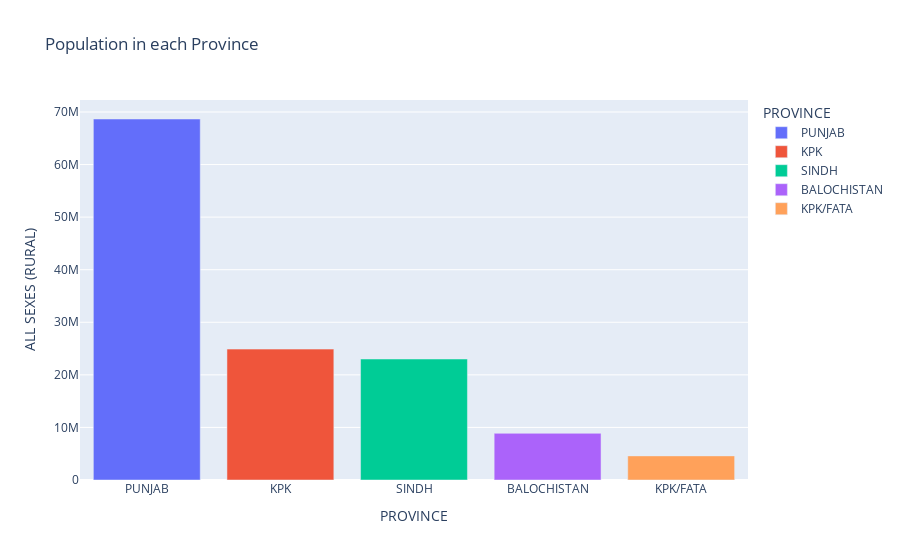

The cell this chart's notebook holds for it:
### Code cell
fig = px.bar(all_sexes_rural, x=all_sexes_rural.index, y='ALL SEXES (RURAL)', title="Population in each Province", color=all_sexes_rural.index)
fig.show()

### Figure 1 — Plotly figure (JSON) as saved in the notebook; plotly's stock layout.template omitted (floating-point values rounded to 4 significant figures)
{"data": [{"alignmentgroup": "True", "hovertemplate": "PROVINCE=%{x}<br>ALL SEXES (RURAL)=%{y}<extra></extra>", "legendgroup": "PUNJAB", "marker": {"color": "#636efa", "pattern": {"shape": ""}}, "name": "PUNJAB", "offsetgroup": "PUNJAB", "orientation": "v", "showlegend": true, "textposition": "auto", "type": "bar", "x": ["PUNJAB"], "xaxis": "x", "y": [68662922], "yaxis": "y"}, {"alignmentgroup": "True", "hovertemplate": "PROVINCE=%{x}<br>ALL SEXES (RURAL)=%{y}<extra></extra>", "legendgroup": "KPK", "marker": {"color": "#EF553B", "pattern": {"shape": ""}}, "name": "KPK", "offsetgroup": "KPK", "orientation": "v", "showlegend": true, "textposition": "auto", "type": "bar", "x": ["KPK"], "xaxis": "x", "y": [24892840], "yaxis": "y"}, {"alignmentgroup": "True", "hovertemplate": "PROVINCE=%{x}<br>ALL SEXES (RURAL)=%{y}<extra></extra>", "legendgroup": "SINDH", "marker": {"color": "#00cc96", "pattern": {"shape": ""}}, "name": "SINDH", "offsetgroup": "SINDH", "orientation": "v", "showlegend": true, "textposition": "auto", "type": "bar", "x": ["SINDH"], "xaxis": "x", "y": [23011641], "yaxis": "y"}, {"alignmentgroup": "True", "hovertemplate": "PROVINCE=%{x}<br>ALL SEXES (RURAL)=%{y}<extra></extra>", "legendgroup": "BALOCHISTAN", "marker": {"color": "#ab63fa", "pattern": {"shape": ""}}, "name": "BALOCHISTAN", "offsetgroup": "BALOCHISTAN", "orientation": "v", "showlegend": true, "textposition": "auto", "type": "bar", "x": ["BALOCHISTAN"], "xaxis": "x", "y": [8879634], "yaxis": "y"}, {"alignmentgroup": "True", "hovertemplate": "PROVINCE=%{x}<br>ALL SEXES (RURAL)=%{y}<extra></extra>", "legendgroup": "KPK/FATA", "marker": {"color": "#FFA15A", "pattern": {"shape": ""}}, "name": "KPK/FATA", "offsetgroup": "KPK/FATA", "orientation": "v", "showlegend": true, "textposition": "auto", "type": "bar", "x": ["KPK/FATA"], "xaxis": "x", "y": [4587753], "yaxis": "y"}], "layout": {"barmode": "relative", "legend": {"title": {"text": "PROVINCE"}, "tracegroupgap": 0}, "title": {"text": "Population in each Province"}, "xaxis": {"anchor": "y", "categoryarray": ["PUNJAB", "KPK", "SINDH", "BALOCHISTAN", "KPK/FATA"], "categoryorder": "array", "domain": [0, 1], "title": {"text": "PROVINCE"}}, "yaxis": {"anchor": "x", "domain": [0, 1], "title": {"text": "ALL SEXES (RURAL)"}}}}
